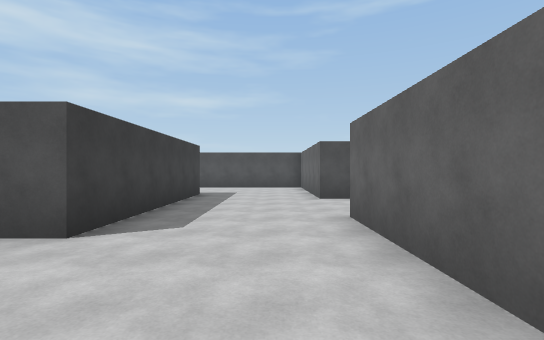
[1] (above)

24 first-person views from a walk through a scene from a Unity 3-D project. The camera is 1.5 m above the floor, looks level and sees 85° across. The floor is counted in squares, 2 m on a side. Each view is taken from the middle of a square. On the plan, view 1 faces up. The plan holds only what a view shows up to about 10 squares ahead; the rest is blank. The place goes on beyond the plan. The player is left out. Surface patterns are stand-ins for the level's own textures.

[2]
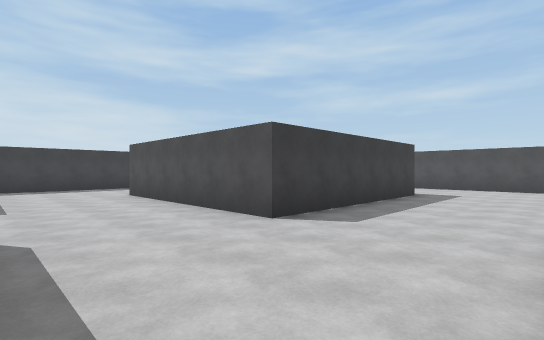

[3]
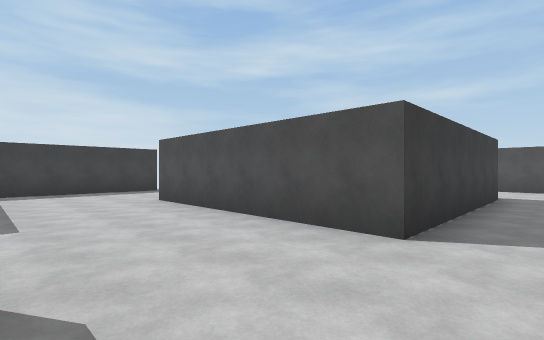

[4]
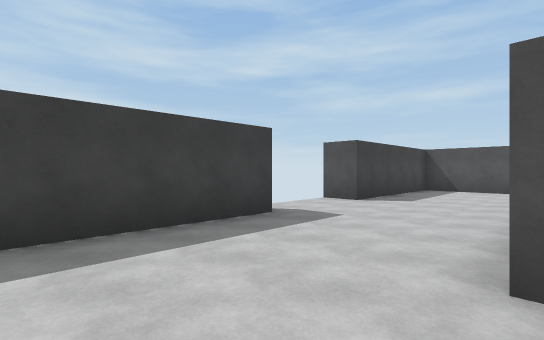

[5]
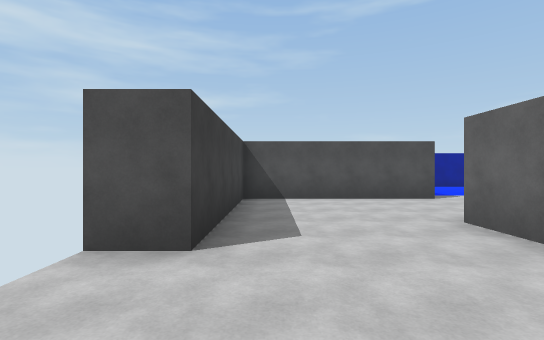

[6]
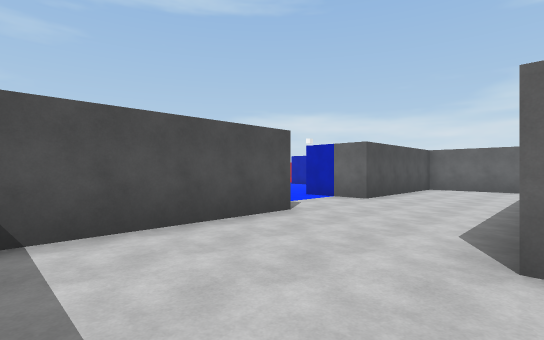

[7]
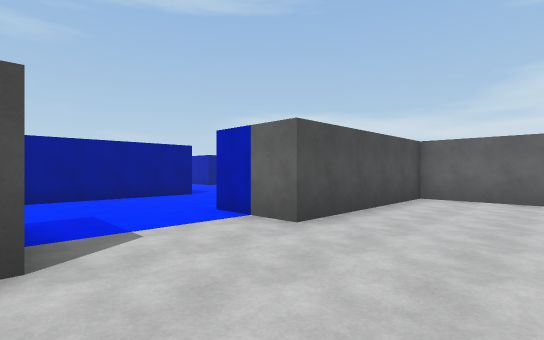

[8]
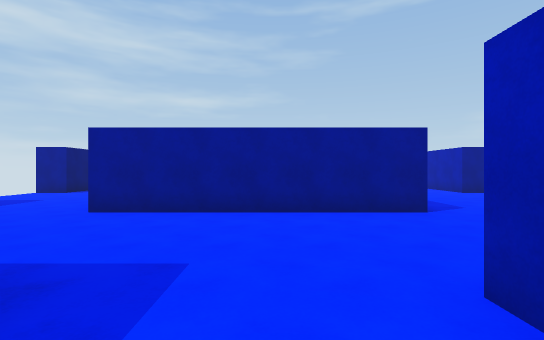

[9]
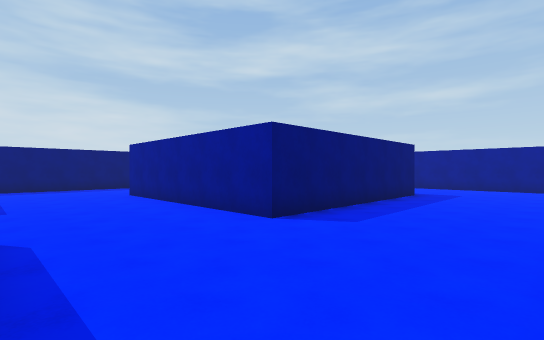

[10]
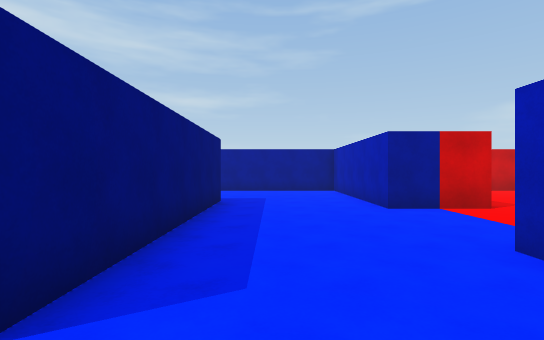

[11]
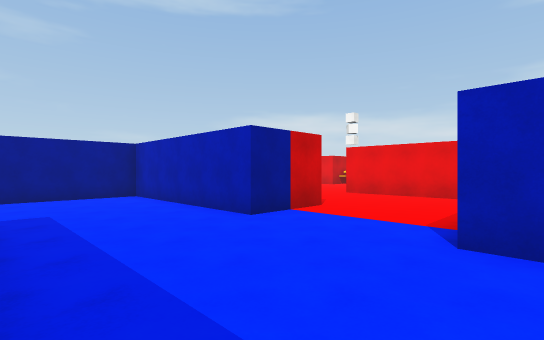

[12]
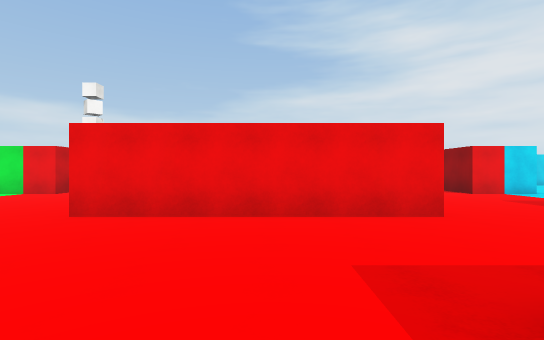

[13]
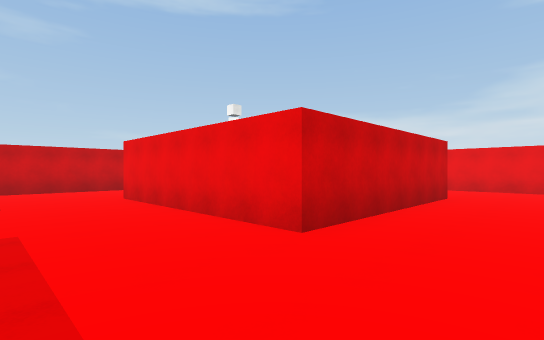

[14]
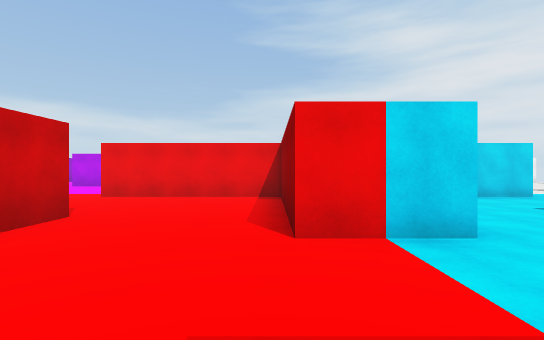

[15]
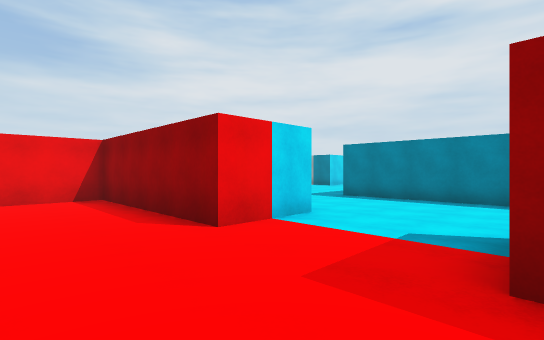

[16]
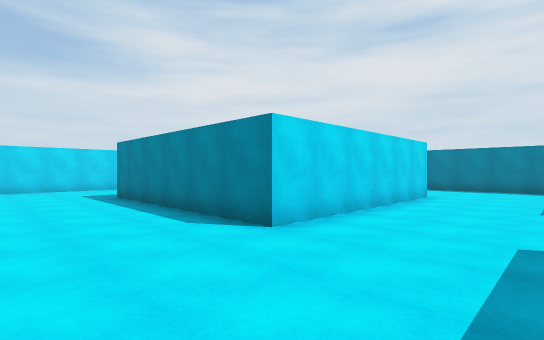

[17]
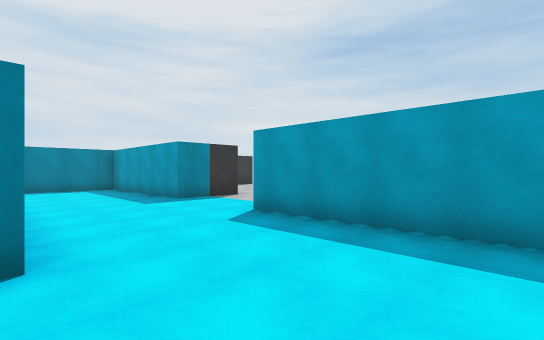

[18]
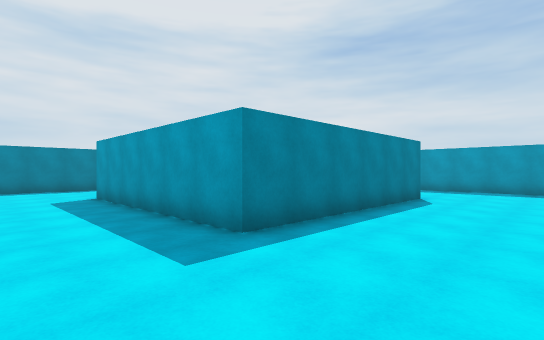

[19]
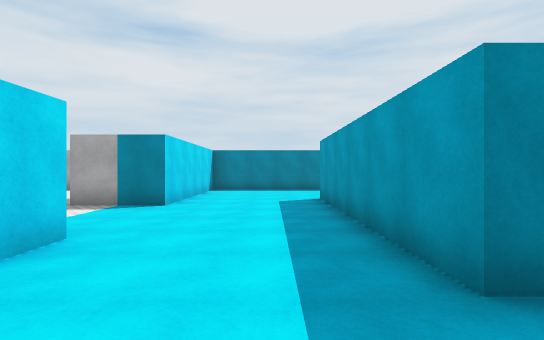

[20]
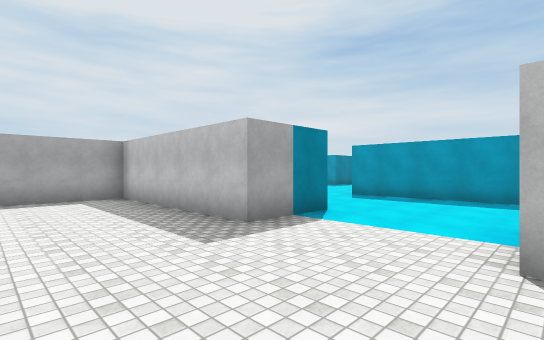

[21]
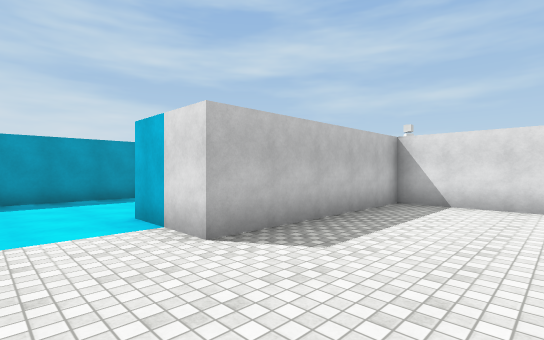

[22]
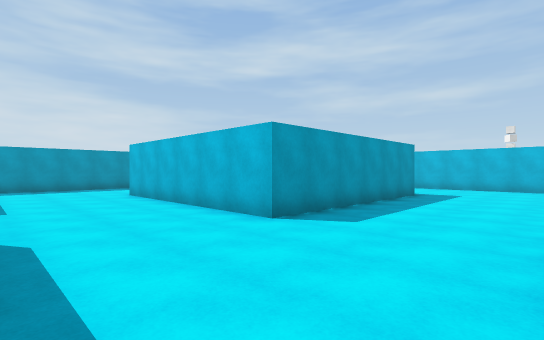

[23]
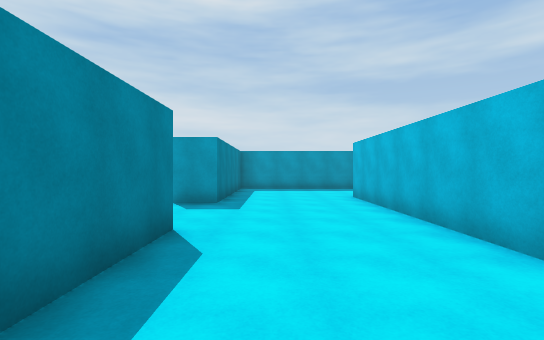

[24]
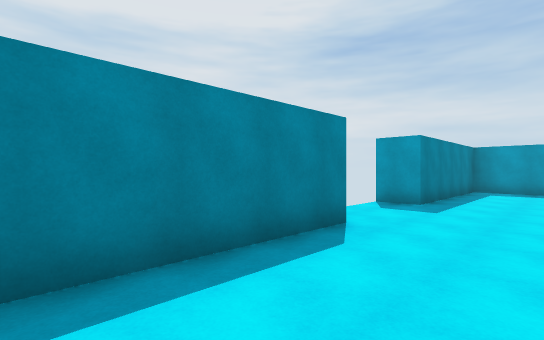

### Floor plan
Points are (right, up) in squares from view 1. A wall is a line through its corners. A room is listed if a view was taken in it or the views show most of it. See-through windows are left out.
Room 1 (views 1, 2, 3, 4, 5, 6, 7, 8, 9, 10, 11, 12, 13, 14, 15, 16, 17, 18, 19, 20, 21, 22, 23, 24)
walls: (1.3, 19.1) (1.3, 19.8); (3.2, 11.9) (3.2, 7.8); (3.4, 22.7) (1.3, 22.7) (1.3, 27.7) (-1.6, 27.7); (6.8, 9.2) (12.7, 9.2) (12.7, 3.3) (6.8, 3.3) (6.8, 9.2); (11.2, 12.8) (11.2, 14.7) (16.2, 14.7) (16.2, 19.8); (12.8, 18.2) (6.8, 18.2) (6.8, 24.2); (2.1, 7.8) (1.3, 7.8) (1.3, 12.7) (-3.7, 12.7) (-3.7, 14.8); (-2.2, 24.2) (-2.2, 18.2) (-8.2, 18.2); (-2.2, 9.2) (-2.2, 3.3) (-8.2, 3.3); (6.5, 27.7) (4.5, 27.7); (-6.8, 12.7) (-11.7, 12.7) (-11.7, 7.8) (-12.8, 7.8); (15.5, 12.7) (14.6, 12.7); (11.9, 27.7) (11.2, 27.7) (11.2, 29.5); (-8.2, 8) (-8.2, 9.2); (-11.7, 16.5) (-11.7, 15.5); (1.3, 1.2) (1.3, 4.8) (3.2, 4.8) (3.2, -0.2) (8.2, -0.2) (8.2, -1.2); (-11.6, 22.7) (-12.8, 22.7); (20.8, 12.7) (18.3, 12.7) (18.3, 7.8) (16.2, 7.8) (16.2, 11.5); (11.1, -0.2) (15, -0.2); (-11.7, 4.8) (-11.7, 0.4); (16.2, 1) (16.2, 4.8) (18.3, 4.8) (18.3, -0.2) (20.8, -0.2)

Positions as (right, up) in squares from view 1, and headings:
1: (0, 0), facing up
2: (1, 0), facing up-left
3: (-1, 0), facing up-left
4: (-8, 1), facing up-left
5: (-11, 5), facing up
6: (-11, 9), facing up-right
7: (-7, 10), facing up-right
8: (-5, 13), facing up
9: (1, 15), facing up-left
10: (-1, 17), facing up
11: (-2, 19), facing up-right
12: (2, 21), facing right
13: (4, 16), facing up-right
14: (8, 15), facing right
15: (8, 17), facing down-right
16: (4, 12), facing down-right
17: (7, 12), facing down-left
18: (15, 12), facing down-left
19: (14, 11), facing down
20: (21, 8), facing down-left
21: (21, 6), facing up-left
22: (16, 0), facing up-left
23: (15, 1), facing left
24: (15, 2), facing down-left
